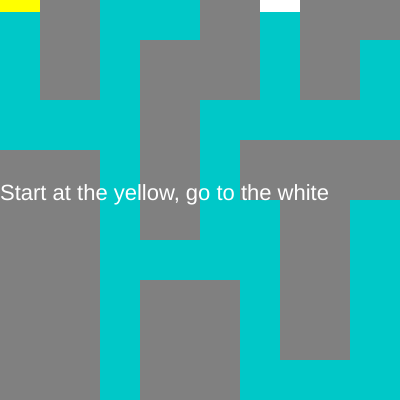
Frame 1 (no input)
Frame 60 (no input): identical to frame 1, image omitted
Frame 120 (the mouse pressed at the canvas centre since frame 60): identical to frame 1, image omitted

The p5.js sketch that drew this single still picture (run headless with seeded random() and noise() and a simulated clock; from frame 60 on, the mouse is pressed at the canvas centre):

// p5.js sketch
// ── sketch.js
//variable for whether the game is in progress or not.
var inProgress = 0;
//variable created for message within game, message changes.
var endMsg = "Start at the yellow, go to the white";

function setup() {
  createCanvas(400, 400);
}

function draw() {
  
  //build maze
  
  noStroke();
  background(0,200,200);
  fill("gray");
  rect(40,0,60,100);
  rect(0, 150, 100, 250);
  rect(140, 40, 60, 200);
  rect(140, 280, 100, 120);
  rect(200, 0, 60, 100); 
  rect(240, 140, 160, 60);
  rect(280, 200, 70, 160);
  rect(300, 0, 60, 100);
  rect(360, 0, 40, 40);
  
  //start and end blocks
  fill('yellow');
  rect(0,0, 40, 12);
  fill("white");
  rect(260, 0, 40, 12);
  
  //creation of message text
  textSize(22);
    fill("white");
    text(endMsg, width/2-200, height/2);
  
  //if the game is in progress
  if(inProgress == 1) {
    strokeWeight(15);
    //mouse is displayed as brown dot in game
    stroke('brown');
    line(mouseX, mouseY, pmouseX, pmouseY);
  }
  //if the mouse hits one of the gray blocks, the losing message appears.
  
  if (mouseX > 0 && mouseX < 40 && mouseY >0 && mouseY < 12)
    {
      endMsg = "";
      inProgress = 1;
    }
  if (mouseX > 40 && mouseX < 100 && mouseY >0 && mouseY < 100)
    {
      endMsg = "Please restart! You cannot touch the gray";
    }
  if (mouseX > 0 && mouseX < 100 && mouseY > 150 && mouseY < 400)
    {
      endMsg = "Please restart! You cannot touch the gray";
    }
  if (mouseX > 140 && mouseX < 200 && mouseY > 40 && mouseY < 240)
    {
      endMsg = "Please restart! You cannot touch the gray";
    }
  if (mouseX > 140 && mouseX < 240 && mouseY > 280 && mouseY < 400)
    {
      endMsg = "Please restart! You cannot touch the gray";
    }
  if (mouseX > 200 && mouseX < 260 && mouseY > 0 && mouseY < 100)
    {
      endMsg = "Please restart! You cannot touch the gray";
    }
  if (mouseX > 240 && mouseX < 400 && mouseY > 140 && mouseY < 200)
    {
      endMsg = "Please restart! You cannot touch the gray";
    }
  if (mouseX > 280 && mouseX < 350 && mouseY > 200 && mouseY < 360)
    {
      endMsg = "Please restart! You cannot touch the gray";
    }
  if (mouseX > 300 && mouseX < 360 && mouseY > 0 && mouseY < 100)
    {
      endMsg = "Please restart! You cannot touch the gray";
    }
 if (mouseX > 360 && mouseX < 400 && mouseY > 0 && mouseY < 40)
    {
      endMsg = "Please restart! You cannot touch the gray";
    } 
  if (mouseX > 260 && mouseX < 300 && mouseY > 0 && mouseY < 12)
    {
      //if player reaches end without hitting gray blocks, victory message appears.
      if (endMsg == "")
      {
        endMsg = "Great flushin'!";
      }
    }

  
  
}
